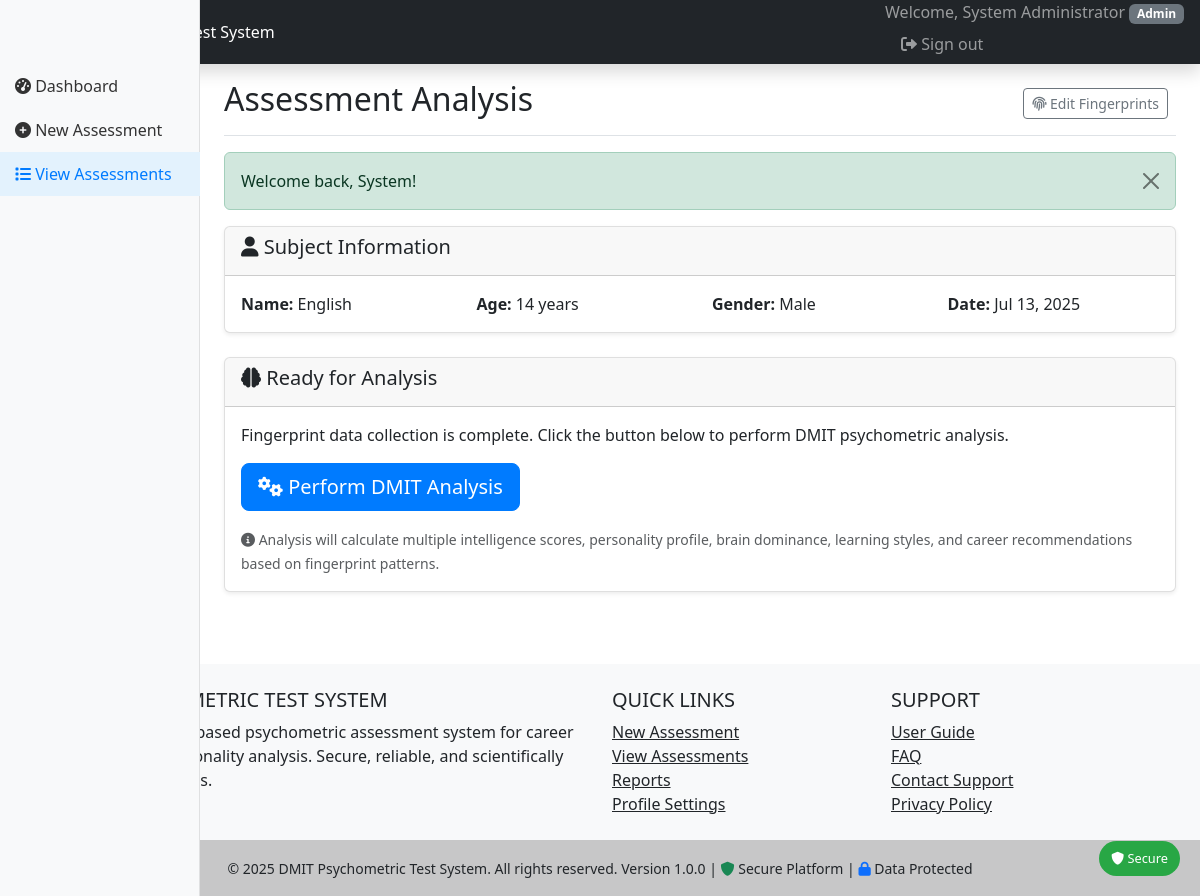
Page /assessments/analysis.php?id=2 (signed in) on the committed database.
### tables this page shows
CREATE TABLE `assessment_subjects` (
  `id` int(11) NOT NULL,
  `user_id` int(11) NOT NULL,
  `subject_name` varchar(100) NOT NULL,
  `date_of_birth` date NOT NULL,
  `gender` enum('male','female','other') NOT NULL,
  `age_at_assessment` int(11) NOT NULL,
  `parent_name` varchar(100) DEFAULT NULL,
  `contact_email` varchar(100) DEFAULT NULL,
  `contact_phone` varchar(15) DEFAULT NULL,
  `school_name` varchar(100) DEFAULT NULL,
  `grade_class` varchar(20) DEFAULT NULL,
  `created_at` timestamp NULL DEFAULT current_timestamp(),
  `updated_at` timestamp NULL DEFAULT current_timestamp() ON UPDATE current_timestamp()
);

### assessments/analysis.php (the view, shortened to what this page needs)
<?php
require_once '../config/config.php';
$subjectId = $_GET['id'] ?? 0;
try {
    $database = new Database();
    $conn = $database->getConnection();
    $stmt = $conn->prepare("
        SELECT * FROM assessment_subjects
        WHERE id = ? AND (user_id = ? OR ? = 'admin')
    ");
    $stmt->execute([$subjectId, $_SESSION['user_id'], $_SESSION['user_role']]);
    $subject = $stmt->fetch();
} catch (Exception $e) {
    redirect('list.php', 'Error loading assessment subject.', 'error');
}
try {
    $stmt = $conn->prepare("
        SELECT
            i.*, p.primary_type, p.secondary_type, p.disc_d, p.disc_i, p.disc_s, p.disc_c,
            b.left_brain_percent, b.right_brain_percent, b.dominance_type,
            l.visual_percent, l.auditory_percent, l.kinesthetic_percent, l.primary_style,
            q.iq_score, q.eq_score, q.cq_score, q.aq_score, q.overall_score
        FROM intelligence_scores i
        LEFT JOIN personality_profiles p ON i.subject_id = p.subject_id
        LEFT JOIN brain_dominance b ON i.subject_id = b.subject_id
        LEFT JOIN learning_styles l ON i.subject_id = l.subject_id
        LEFT JOIN quotient_scores q ON i.subject_id = q.subject_id
        WHERE i.subject_id = ?
    ");
    $stmt->execute([$subjectId]);
    $existingAnalysis = $stmt->fetch();
    $stmt = $conn->prepare("SELECT COUNT(*) as count FROM fingerprint_data WHERE subject_id = ?");
    $stmt->execute([$subjectId]);
    $fingerprintCount = $stmt->fetch()['count'];
} catch (Exception $e) {
    error_log("Error loading analysis data: " . $e->getMessage());
    $existingAnalysis = null;
    $fingerprintCount = 0;
}
include '../includes/header.php';
?>
<div class="container-fluid">
    <div class="row">
        <nav class="col-md-3 col-lg-2 d-md-block bg-light sidebar">
            <div class="position-sticky pt-3">
                <ul class="nav flex-column">
                    <li class="nav-item">
                        <a class="nav-link" href="../index.php">
                            <i class="fas fa-tachometer-alt"></i> Dashboard
                        </a>
                    </li>
                    <li class="nav-item">
                        <a class="nav-link" href="new.php">
                            <i class="fas fa-plus-circle"></i> New Assessment
                        </a>
                    </li>
                    <li class="nav-item">
                        <a class="nav-link active" href="list.php">
                            <i class="fas fa-list"></i> View Assessments
                        </a>
                    </li>
                </ul>
            </div>
        </nav>
        <main class="col-md-9 ms-sm-auto col-lg-10 px-md-4">
            <div class="d-flex justify-content-between flex-wrap flex-md-nowrap align-items-center pt-3 pb-2 mb-3 border-bottom">
                <h1 class="h2">Assessment Analysis</h1>
                <div class="btn-toolbar mb-2 mb-md-0">
                    <a href="<?php echo url('assessments/fingerprint_collection.php?id=' . $subjectId); ?>" class="btn btn-sm btn-outline-secondary me-2">
                        <i class="fas fa-fingerprint"></i> Edit Fingerprints
                    </a>
                </div>
            </div>
            <div class="card mb-4">
                <div class="card-header">
                    <h5><i class="fas fa-user"></i> Subject Information</h5>
                </div>
                <div class="card-body">
                    <div class="row">
                        <div class="col-md-3"><strong>Name:</strong> <?php echo htmlspecialchars($subject['subject_name']); ?></div>
                        <div class="col-md-3"><strong>Age:</strong> <?php echo $subject['age_at_assessment']; ?> years</div>
                        <div class="col-md-3"><strong>Gender:</strong> <?php echo ucfirst($subject['gender']); ?></div>
                        <div class="col-md-3"><strong>Date:</strong> <?php echo formatDate($subject['created_at'], 'M d, Y'); ?></div>
                    </div>
                </div>
            </div>
            <?php if ($fingerprintCount < 8): ?>
                <div class="alert alert-warning">
                    <h5><i class="fas fa-exclamation-triangle"></i> Fingerprint Data Required</h5>
                    <p>At least 8 fingerprint patterns are required for accurate analysis. Currently collected: <?php echo $fingerprintCount; ?>/10</p>
                    <a href="<?php echo url('assessments/fingerprint_collection.php?id=' . $subjectId); ?>" class="btn btn-warning">
                        <i class="fas fa-fingerprint"></i> Complete Fingerprint Collection
                    </a>
                </div>
            <?php elseif (!$existingAnalysis): ?>
                <div class="card mb-4">
                    <div class="card-header">
                        <h5><i class="fas fa-brain"></i> Ready for Analysis</h5>
                    </div>
                    <div class="card-body">
                        <p>Fingerprint data collection is complete. Click the button below to perform DMIT psychometric analysis.</p>
                        <form method="POST">
                            <button type="submit" name="perform_analysis" class="btn btn-primary btn-lg" id="analysisBtn">
                                <i class="fas fa-cogs"></i> Perform DMIT Analysis
                            </button>
                        </form>
                        <div class="mt-3">
                            <small class="text-muted">
                                <i class="fas fa-info-circle"></i>
                                Analysis will calculate multiple intelligence scores, personality profile, brain dominance,
                                learning styles, and career recommendations based on fingerprint patterns.
                            </small>
                        </div>
                    </div>
                </div>
            <?php endif; ?>
        </main>
    </div>
</div>
<?php include '../includes/footer.php'; ?>

### includes/header.php (style rules this page uses)
.sidebar { position: fixed; top: 0; bottom: 0; left: 0; z-index: 100; padding: 48px 0 0; box-shadow: inset -1px 0 0 rgba(0, 0, 0, .1); }
.sidebar .nav-link { font-weight: 500; color: #333; padding: 10px 15px; }
.sidebar .nav-link.active { color: #007bff; background-color: #e3f2fd; }
.card { box-shadow: 0 0.125rem 0.25rem rgba(0, 0, 0, 0.075); border: 1px solid rgba(0, 0, 0, 0.125); }
.btn-primary { background-color: #007bff; border-color: #007bff; }

### rows in the picture
assessment_subjects: subject_name "English", age_at_assessment "14", gender "Male", created_at "Jul 13, 2025"

### other values in the picture
$_SESSION['user_name'] "System Administrator"
$_SESSION['user_role'] "Admin"
$message "Welcome back, System!"
APP_NAME "DMIT PSYCHOMETRIC TEST SYSTEM"
APP_NAME "DMIT Psychometric Test System"
APP_VERSION "1.0.0"
